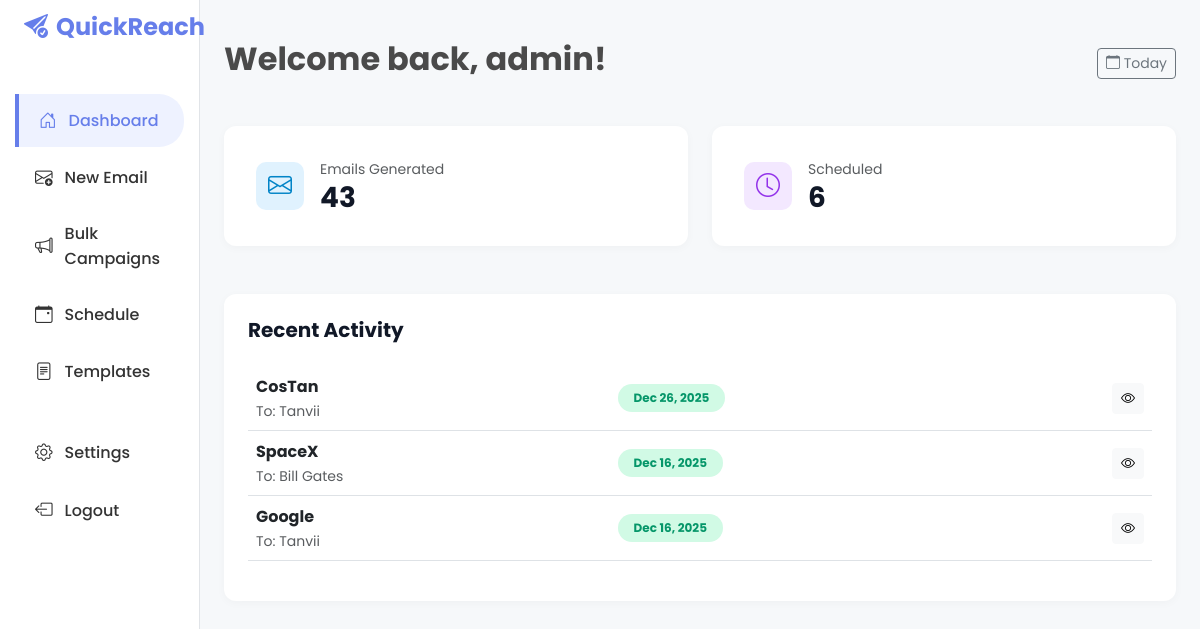
The page /dashboard/ (signed in) on the database its author committed.
### core/models.py (models this page shows, shortened)
class GeneratedEmail(models.Model):
    user = models.ForeignKey(User, on_delete=models.CASCADE)
    recipient_name = models.CharField(max_length=100)
    company_name = models.CharField(max_length=100)
    recipient_email = models.EmailField(max_length=254, blank=True, null=True)
    email_purpose = models.TextField()
    tone = models.CharField(max_length=50)
    generated_content = models.TextField(blank=True, null=True)
    created_at = models.DateTimeField(auto_now_add=True)
    scheduled_date = models.DateTimeField(null=True, blank=True)
    status = models.CharField(max_length=20, default='Draft') # Options: Draft, Scheduled, Sent

### core/views.py (the view)
# urls.py: path('dashboard/', views.dashboard_view, name='dashboard'),
@login_required(login_url='login')
def dashboard_view(request):
    email_count = GeneratedEmail.objects.filter(user=request.user).count()
    scheduled_count = GeneratedEmail.objects.filter(user=request.user, status='Scheduled').count()
    recent_emails = GeneratedEmail.objects.filter(user=request.user).order_by('-created_at')[:3]
    context = {
        'email_count': email_count,
        'scheduled_count': scheduled_count, # <--- Passing this new count to HTML
        'recent_emails': recent_emails
    }
    return render(request, 'core/dashboard.html', context)

### core/templates/core/dashboard.html (shortened to what this page needs)
{% load static %}
<!DOCTYPE html>
<html lang="en">
<head>
    <link href="https://cdn.jsdelivr.net/npm/bootstrap@5.3.0/dist/css/bootstrap.min.css" rel="stylesheet">
    <link rel="stylesheet" href="https://cdn.jsdelivr.net/npm/bootstrap-icons@1.10.5/font/bootstrap-icons.css">
    <link rel="stylesheet" href="{% static 'css/style.css' %}">
</head>
<body>
<div class="container-fluid">
    <div class="row">
        <nav class="col-md-2 d-none d-md-block sidebar p-0">
            <div class="mb-5 px-4 pt-2">
                <a class="navbar-brand fw-bold fs-4 text-dark d-flex align-items-center" href="/">
                    <i class="bi bi-send-check-fill me-2" style="color: #667eea;"></i> QuickReach
                </a>
            </div>
            <div class="position-sticky">
                <ul class="nav flex-column">
                    <li class="nav-item">
                        <a class="nav-link active" href="{% url 'dashboard' %}">
                            <i class="bi bi-house-door"></i> Dashboard
                        </a>
                    </li>
                    <li class="nav-item">
                        <a class="nav-link" href="{% url 'email_generator' %}">
                            <i class="bi bi-envelope-plus"></i> New Email
                        </a>
                    </li>
                    <li class="nav-item"><a class="nav-link" href="{% url 'bulk_campaign' %}"><i class="bi bi-megaphone"></i> Bulk Campaigns</a></li>
                    <li class="nav-item"><a class="nav-link" href="{% url 'schedule' %}"><i class="bi bi-calendar-event"></i> Schedule</a></li>
                    <li class="nav-item"><a class="nav-link" href="{% url 'templates' %}"><i class="bi bi-file-text"></i> Templates</a></li>
                    <li class="nav-item mt-4"><a class="nav-link" href="#"><i class="bi bi-gear"></i> Settings</a></li>
                    <li class="nav-item">
                        <a class="nav-link text-danger" href="{% url 'logout' %}">
                            <i class="bi bi-box-arrow-left"></i> Logout
                        </a>
                    </li>
                </ul>
            </div>
        </nav>
        <main class="col-md-10 ms-sm-auto col-lg-10 px-md-4 py-4">
            <div class="d-flex justify-content-between flex-wrap flex-md-nowrap align-items-center pt-3 pb-4 mb-3">
                <h1 class="h2 fw-bold">Welcome back, {{ user.username }}!</h1>
                <div class="btn-toolbar mb-2 mb-md-0">
                    <button type="button" class="btn btn-sm btn-outline-secondary">
                        <i class="bi bi-calendar"></i> Today
                    </button>
                </div>
            </div>
            <div class="row g-4 mb-5">
                <div class="col-md-6">
                    <div class="card stat-card h-100 p-3">
                        <div class="card-body d-flex align-items-center">
                            <div class="icon-square bg-blue-light me-3">
                                <i class="bi bi-envelope"></i>
                            </div>
                            <div>
                                <p class="text-muted mb-0 small">Emails Generated</p>
                                <h3 class="fw-bold mb-0">{{ email_count }}</h3>
                            </div>
                        </div>
                    </div>
                </div>
                <div class="col-md-6">
                    <div class="card stat-card h-100 p-3">
                        <div class="card-body d-flex align-items-center">
                            <div class="icon-square bg-purple-light me-3">
                                <i class="bi bi-clock"></i>
                            </div>
                            <div>
                                <p class="text-muted mb-0 small">Scheduled</p>
                                <h3 class="fw-bold mb-0">{{ scheduled_count }}</h3>
                            </div>
                        </div>
                    </div>
                </div>
                </div>
            <div class="card activity-card p-4">
                <h5 class="fw-bold mb-4">Recent Activity</h5>
                <div class="table-responsive">
                    <table class="table table-hover align-middle">
                        <tbody>
                            {% for email in recent_emails %}
                            <tr>
                                <td width="40%">
                                    <div class="fw-bold">{{ email.company_name }}</div>
                                    <div class="text-muted small">To: {{ email.recipient_name }}</div>
                                </td>
                                <td>
                                    <span class="badge badge-soft-sent px-3 py-2 rounded-pill">
                                        {{ email.created_at|date:"M d, Y" }}
                                    </span>
                                </td>
                                <td class="text-end">
                                    <a href="{% url 'email_detail' email.id %}" class="btn btn-sm btn-light"><i class="bi bi-eye"></i></a>
                                </td>
                            </tr>
                            {% empty %}
                            <tr>
                                <td colspan="3" class="text-center text-muted py-4">
                                    No emails generated yet. <a href="{% url 'email_generator' %}">Create one now!</a>
                                </td>
                            </tr>
                            {% endfor %}
                        </tbody>
                    </table>
                </div>
            </div>
        </main>
    </div>
</div>
</body>
</html>

### core/static/css/style.css (style rules this page uses)
* { box-sizing: border-box; }
body { background: #f9fafb; font-family: 'Poppins', sans-serif; color: #4a4a4a; line-height: 1.6; margin: 0; padding: 0; overflow-x: hidden; }
h1, h2, h3, h4, h5, h6 { color: #111827; font-weight: 600; }
p { color: #6b7280; line-height: 1.6; }
a { text-decoration: none; transition: all 0.3s ease; }
.navbar-brand { font-weight: 700; color: #667eea !important; }
.nav-link { font-weight: 500; color: #333 !important; margin-left: 15px; }
.nav-link:hover, .nav-link.active { color: #667eea !important; }
.sidebar { min-height: 100vh; background-color: #fff; border-right: 1px solid #e1e4e8; padding-top: 20px; }
.sidebar .nav-link { display: flex; align-items: center; padding: 12px 20px; border-radius: 0 25px 25px 0; margin-right: 15px; }
.sidebar .nav-link.active { background-color: #eef2ff; color: #667eea !important; border-left: 4px solid #667eea; }

### core/templates/core/dashboard.html (style rules this page uses)
body { background-color: #f6f8fa; }
.sidebar { min-height: 100vh; background-color: #fff; border-right: 1px solid #e1e4e8; padding-top: 20px; }
.sidebar .nav-link { color: #555; font-weight: 500; padding: 12px 20px; margin-bottom: 5px; display: flex; align-items: center; border-radius: 0 25px 25px 0; margin-right: 15px; }
.sidebar .nav-link i { margin-right: 12px; font-size: 1.1rem; }
.sidebar .nav-link.active { background-color: #eef2ff; color: #667eea; border-left: 4px solid #667eea; }
.stat-card { border: none; border-radius: 12px; box-shadow: 0 2px 10px rgba(0,0,0,0.03); transition: transform 0.2s; }
.icon-square { width: 48px; height: 48px; border-radius: 10px; display: flex; align-items: center; justify-content: center; font-size: 1.5rem; }
.bg-blue-light { background-color: #e0f2fe; color: #0284c7; }
.bg-purple-light { background-color: #f3e8ff; color: #9333ea; }
.activity-card { border: none; border-radius: 12px; box-shadow: 0 2px 10px rgba(0,0,0,0.03); }
.badge-soft-sent { background-color: #d1fae5; color: #059669; }

### rows shown on the page
GeneratedEmail: company_name "CosTan", recipient_name "Tanvii", created_at "Dec 26, 2025"
GeneratedEmail: company_name "SpaceX", recipient_name "Bill Gates", created_at "Dec 16, 2025"
GeneratedEmail: company_name "Google", recipient_name "Tanvii", created_at "Dec 16, 2025"

### other values the page prints
{{ user.username }} "admin"
{{ email_count }} "43"
{{ scheduled_count }} "6"
